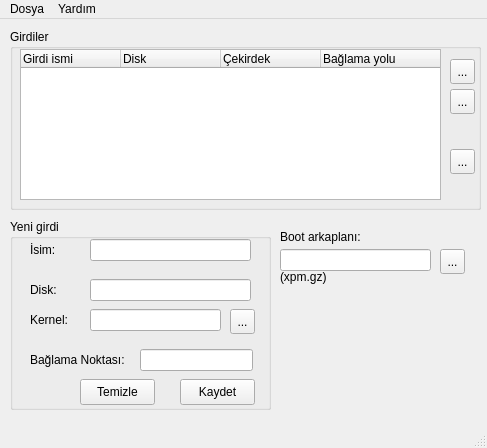
<ui version="4.0" >
 <class>MainWindow</class>
 <widget class="QMainWindow" name="MainWindow" >
  <property name="geometry" >
   <rect>
    <x>0</x>
    <y>0</y>
    <width>487</width>
    <height>448</height>
   </rect>
  </property>
  <property name="windowTitle" >
   <string>Grub Yöneticisi</string>
  </property>
  <widget class="QWidget" name="centralwidget" >
   <property name="geometry" >
    <rect>
     <x>0</x>
     <y>28</y>
     <width>487</width>
     <height>399</height>
    </rect>
   </property>
   <widget class="QGroupBox" name="entrysGroup" >
    <property name="geometry" >
     <rect>
      <x>10</x>
      <y>10</y>
      <width>471</width>
      <height>181</height>
     </rect>
    </property>
    <property name="title" >
     <string>Girdiler</string>
    </property>
    <widget class="QTreeWidget" name="listEntrys" >
     <property name="geometry" >
      <rect>
       <x>10</x>
       <y>20</y>
       <width>421</width>
       <height>151</height>
      </rect>
     </property>
     <column>
      <property name="text" >
       <string>Girdi ismi</string>
      </property>
     </column>
     <column>
      <property name="text" >
       <string>Disk</string>
      </property>
     </column>
     <column>
      <property name="text" >
       <string>Çekirdek</string>
      </property>
     </column>
     <column>
      <property name="text" >
       <string>Bağlama yolu</string>
      </property>
     </column>
    </widget>
    <widget class="QToolButton" name="upButton" >
     <property name="geometry" >
      <rect>
       <x>440</x>
       <y>30</y>
       <width>25</width>
       <height>25</height>
      </rect>
     </property>
     <property name="text" >
      <string>...</string>
     </property>
     <property name="icon" >
      <iconset resource="../icons/grubicons.qrc" >
       <normaloff>:/go-up/go-up.png</normaloff>:/go-up/go-up.png</iconset>
     </property>
    </widget>
    <widget class="QToolButton" name="downButton" >
     <property name="geometry" >
      <rect>
       <x>440</x>
       <y>60</y>
       <width>25</width>
       <height>25</height>
      </rect>
     </property>
     <property name="text" >
      <string>...</string>
     </property>
     <property name="icon" >
      <iconset resource="../icons/grubicons.qrc" >
       <normaloff>:/go-down/go-down.png</normaloff>:/go-down/go-down.png</iconset>
     </property>
    </widget>
    <widget class="QToolButton" name="deleteButton" >
     <property name="geometry" >
      <rect>
       <x>440</x>
       <y>120</y>
       <width>25</width>
       <height>25</height>
      </rect>
     </property>
     <property name="text" >
      <string>...</string>
     </property>
     <property name="icon" >
      <iconset resource="../icons/grubicons.qrc" >
       <normaloff>:/application-exit/application-exit.png</normaloff>:/application-exit/application-exit.png</iconset>
     </property>
    </widget>
   </widget>
   <widget class="QGroupBox" name="newGroup" >
    <property name="geometry" >
     <rect>
      <x>10</x>
      <y>200</y>
      <width>261</width>
      <height>191</height>
     </rect>
    </property>
    <property name="title" >
     <string>Yeni girdi</string>
    </property>
    <widget class="QLineEdit" name="nameLine" >
     <property name="geometry" >
      <rect>
       <x>80</x>
       <y>20</y>
       <width>161</width>
       <height>22</height>
      </rect>
     </property>
    </widget>
    <widget class="QLineEdit" name="discLine" >
     <property name="geometry" >
      <rect>
       <x>80</x>
       <y>60</y>
       <width>161</width>
       <height>22</height>
      </rect>
     </property>
    </widget>
    <widget class="QLabel" name="label" >
     <property name="geometry" >
      <rect>
       <x>20</x>
       <y>20</y>
       <width>50</width>
       <height>21</height>
      </rect>
     </property>
     <property name="text" >
      <string>İsim:</string>
     </property>
    </widget>
    <widget class="QLabel" name="label_2" >
     <property name="geometry" >
      <rect>
       <x>20</x>
       <y>60</y>
       <width>50</width>
       <height>21</height>
      </rect>
     </property>
     <property name="text" >
      <string>Disk:</string>
     </property>
    </widget>
    <widget class="QLabel" name="label_3" >
     <property name="geometry" >
      <rect>
       <x>20</x>
       <y>90</y>
       <width>50</width>
       <height>21</height>
      </rect>
     </property>
     <property name="text" >
      <string>Kernel:</string>
     </property>
    </widget>
    <widget class="QLineEdit" name="kernelLine" >
     <property name="geometry" >
      <rect>
       <x>80</x>
       <y>90</y>
       <width>131</width>
       <height>22</height>
      </rect>
     </property>
    </widget>
    <widget class="QToolButton" name="kernelOpenButton" >
     <property name="geometry" >
      <rect>
       <x>220</x>
       <y>90</y>
       <width>25</width>
       <height>25</height>
      </rect>
     </property>
     <property name="text" >
      <string>...</string>
     </property>
    </widget>
    <widget class="QLabel" name="label_4" >
     <property name="geometry" >
      <rect>
       <x>20</x>
       <y>130</y>
       <width>101</width>
       <height>21</height>
      </rect>
     </property>
     <property name="text" >
      <string>Bağlama Noktası:</string>
     </property>
    </widget>
    <widget class="QLineEdit" name="mountLine" >
     <property name="geometry" >
      <rect>
       <x>130</x>
       <y>130</y>
       <width>113</width>
       <height>22</height>
      </rect>
     </property>
    </widget>
    <widget class="QPushButton" name="addButton" >
     <property name="geometry" >
      <rect>
       <x>170</x>
       <y>160</y>
       <width>75</width>
       <height>26</height>
      </rect>
     </property>
     <property name="text" >
      <string>Kaydet</string>
     </property>
     <property name="icon" >
      <iconset resource="../icons/grubicons.qrc" >
       <normaloff>:/application-ok-apply/dialog-ok-apply.png</normaloff>:/application-ok-apply/dialog-ok-apply.png</iconset>
     </property>
    </widget>
    <widget class="QPushButton" name="clearButton" >
     <property name="geometry" >
      <rect>
       <x>70</x>
       <y>160</y>
       <width>75</width>
       <height>26</height>
      </rect>
     </property>
     <property name="text" >
      <string>Temizle</string>
     </property>
    </widget>
   </widget>
   <widget class="QLabel" name="label_5" >
    <property name="geometry" >
     <rect>
      <x>280</x>
      <y>210</y>
      <width>91</width>
      <height>16</height>
     </rect>
    </property>
    <property name="text" >
     <string>Boot arkaplanı:</string>
    </property>
   </widget>
   <widget class="QLineEdit" name="splashLine" >
    <property name="geometry" >
     <rect>
      <x>280</x>
      <y>230</y>
      <width>151</width>
      <height>22</height>
     </rect>
    </property>
   </widget>
   <widget class="QToolButton" name="splashOpenButton" >
    <property name="geometry" >
     <rect>
      <x>440</x>
      <y>230</y>
      <width>25</width>
      <height>25</height>
     </rect>
    </property>
    <property name="text" >
     <string>...</string>
    </property>
   </widget>
   <widget class="QLabel" name="label_6" >
    <property name="geometry" >
     <rect>
      <x>280</x>
      <y>250</y>
      <width>50</width>
      <height>16</height>
     </rect>
    </property>
    <property name="text" >
     <string>(xpm.gz)</string>
    </property>
   </widget>
  </widget>
  <widget class="QMenuBar" name="menubar" >
   <property name="geometry" >
    <rect>
     <x>0</x>
     <y>0</y>
     <width>487</width>
     <height>28</height>
    </rect>
   </property>
   <widget class="QMenu" name="menuDosya" >
    <property name="title" >
     <string>Dosya</string>
    </property>
    <addaction name="actionYapilandir" />
    <addaction name="actionCik" />
   </widget>
   <widget class="QMenu" name="menuYard_m" >
    <property name="title" >
     <string>Yardım</string>
    </property>
    <addaction name="actionEl_kitabi" />
    <addaction name="actionHakkinda" />
   </widget>
   <addaction name="menuDosya" />
   <addaction name="menuYard_m" />
  </widget>
  <widget class="QStatusBar" name="statusbar" >
   <property name="geometry" >
    <rect>
     <x>0</x>
     <y>427</y>
     <width>487</width>
     <height>21</height>
    </rect>
   </property>
  </widget>
  <action name="actionYapilandir" >
   <property name="text" >
    <string>Yapılandır</string>
   </property>
  </action>
  <action name="actionCik" >
   <property name="text" >
    <string>Çık</string>
   </property>
  </action>
  <action name="actionEl_kitabi" >
   <property name="text" >
    <string>El kitabı</string>
   </property>
  </action>
  <action name="actionHakkinda" >
   <property name="text" >
    <string>Grub Yöneticisi Hakkında</string>
   </property>
  </action>
 </widget>
 <resources>
  <include location="../icons/grubicons.qrc" />
 </resources>
 <connections/>
</ui>
